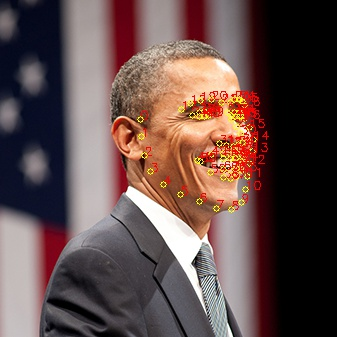
#> input picture CV_python/image_with_landmarks.jpg, 337 x 337 px, given in place of the camera
$ jupyter execute project_7_ball_tracking.ipynb   (older library calls are emulated)
#> lines starting #> are read from the running program, lines starting #| are printed output that depends on the picture; after the words box and inside, x2 and y2 are one past the last pixel; in counts of white or black regions, pixels touching at a corner belong together
[cell 1]
#Object Tracking
import cv2
import numpy as np

# Initalize camera
cap = cv2.VideoCapture(0)

# 보라색이라고 하는데, 보라색 말고 다른 색을 hue 기준으로 지정하면 된다.
lower_purple = np.array([130,50,90])
upper_purple = np.array([170,255,255])

# Create empty points array. store location of object 용도로 사용 예정
points = []

# Get default camera window size
ret, frame = cap.read()
#> frame is the input picture: shape (337, 337, 3); mean B, G, R 74.4, 77, 98.8
Height, Width = frame.shape[:2]
#> Height = 337; Width = 337
frame_count = 0

while True:

    # Capture webcame frame
    ret, frame = cap.read()
    hsv_img = cv2.cvtColor(frame, cv2.COLOR_BGR2HSV)
#> hsv_img: shape (337, 337, 3); mean H, S, V 76.5, 80.5, 101.9

    # Threshold the HSV image to get only blue colors
    mask = cv2.inRange(hsv_img, lower_purple, upper_purple)
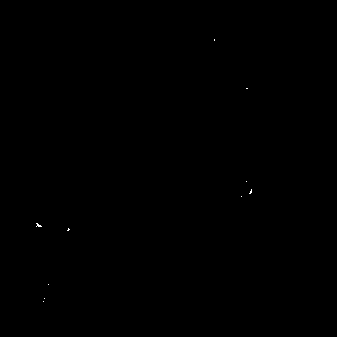
#> mask: shape (337, 337); 0.03% white in thin lines or dots, all inside (x1, y1, x2, y2) = (36, 39, 252, 302)
    #mask = cv2.morphologyEx(mask, cv2.MORPH_OPEN, kernel)

    # Find contours, OpenCV 3.X users use this line instead
    #  _, contours, _ = cv2.findContours(mask.copy(), cv2.RETR_EXTERNAL, cv2.CHAIN_APPROX_SIMPLE)
    contours, _ = cv2.findContours(mask.copy(), cv2.RETR_EXTERNAL, cv2.CHAIN_APPROX_SIMPLE)
#> contours = 10 contours, all with area under 20

    # Create empty centre array to store centroid center of mass
    center =   int(Height/2), int(Width/2)
#> center = (168, 168)

    if len(contours) > 0:

        # Get the largest contour and its center
        c = max(contours, key=cv2.contourArea)
#> c = contour of 10 points, box (x1, y1, x2, y2) (36, 223, 42, 227), area 6
        (x, y), radius = cv2.minEnclosingCircle(c)
#> x = 38.5; y = 224.5; radius = 2.92
        M = cv2.moments(c)
#> M = moments, m00 5.5, centre m10/m00, m01/m00 = (38.3, 224.9)
        try:
            center = (int(M["m10"] / M["m00"]), int(M["m01"] / M["m00"]))
#> center = (38, 224)

        except:
            center =   int(Height/2), int(Width/2)

        # Allow only countors that have a larger than 15 pixel radius
        # radius는 대략적으로 'tracking 대상'의 size라고 보면 된다. 25픽셀보다 작아지면 트래킹 중지.
        if radius > 25:

            # Draw cirlce and leave the last center creating a trail
            cv2.circle(frame, (int(x), int(y)), int(radius),(0, 0, 255), 2)
            cv2.circle(frame, center, 5, (0, 255, 0), -1)

    # Log center points
    points.append(center)

    # loop over the set of tracked points.
    #
    if radius > 25:
        for i in range(1, len(points)):
            try:
                cv2.line(frame, points[i - 1], points[i], (0, 255, 0), 2)
            except:
                pass

        # Make frame count zero
        frame_count = 0
    else:
        # Count frames
        frame_count += 1

        # If we count 10 frames without object lets delete our trail
        # 대상 없이 10프레임 이상 지나면 point 자체를 초기화한다.
        if frame_count == 10:
            points = []
            # when frame_count reaches 20 let's clear our trail
            frame_count = 0

    # Display our object tracker
    frame = cv2.flip(frame, 1)
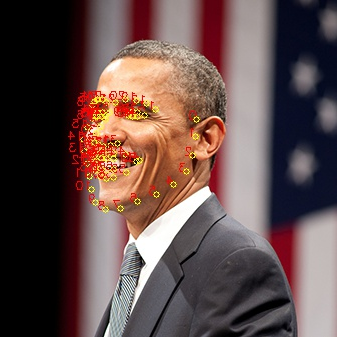
#> frame: shape (337, 337, 3); mean B, G, R 74.4, 77, 98.8
    cv2.imshow("Object Tracker", frame)

    if cv2.waitKey(1) == 13: #13 is the Enter Key
#> (key Esc is pressed here)
        break

# Release camera and close any open windows
cap.release()
cv2.destroyAllWindows()
